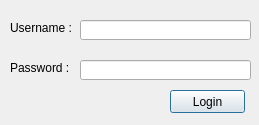
<?xml version="1.0" encoding="UTF-8"?>
<ui version="4.0">
 <class>UserVerification</class>
 <widget class="QDialog" name="UserVerification">
  <property name="geometry">
   <rect>
    <x>0</x>
    <y>0</y>
    <width>259</width>
    <height>125</height>
   </rect>
  </property>
  <property name="minimumSize">
   <size>
    <width>259</width>
    <height>125</height>
   </size>
  </property>
  <property name="maximumSize">
   <size>
    <width>259</width>
    <height>125</height>
   </size>
  </property>
  <property name="windowTitle">
   <string>Login</string>
  </property>
  <widget class="QPushButton" name="loginButton">
   <property name="geometry">
    <rect>
     <x>170</x>
     <y>90</y>
     <width>75</width>
     <height>23</height>
    </rect>
   </property>
   <property name="text">
    <string>Login</string>
   </property>
  </widget>
  <widget class="QLineEdit" name="usernameField">
   <property name="geometry">
    <rect>
     <x>80</x>
     <y>20</y>
     <width>171</width>
     <height>20</height>
    </rect>
   </property>
  </widget>
  <widget class="QLabel" name="label">
   <property name="geometry">
    <rect>
     <x>10</x>
     <y>20</y>
     <width>61</width>
     <height>16</height>
    </rect>
   </property>
   <property name="text">
    <string>Username : </string>
   </property>
  </widget>
  <widget class="QLabel" name="label_2">
   <property name="geometry">
    <rect>
     <x>10</x>
     <y>60</y>
     <width>61</width>
     <height>16</height>
    </rect>
   </property>
   <property name="text">
    <string>Password :</string>
   </property>
  </widget>
  <widget class="QLineEdit" name="passwordField">
   <property name="geometry">
    <rect>
     <x>80</x>
     <y>60</y>
     <width>171</width>
     <height>20</height>
    </rect>
   </property>
  </widget>
  <widget class="QLabel" name="infoLabel">
   <property name="geometry">
    <rect>
     <x>20</x>
     <y>90</y>
     <width>131</width>
     <height>21</height>
    </rect>
   </property>
   <property name="text">
    <string/>
   </property>
  </widget>
 </widget>
 <tabstops>
  <tabstop>usernameField</tabstop>
  <tabstop>passwordField</tabstop>
  <tabstop>loginButton</tabstop>
 </tabstops>
 <resources/>
 <connections/>
</ui>
